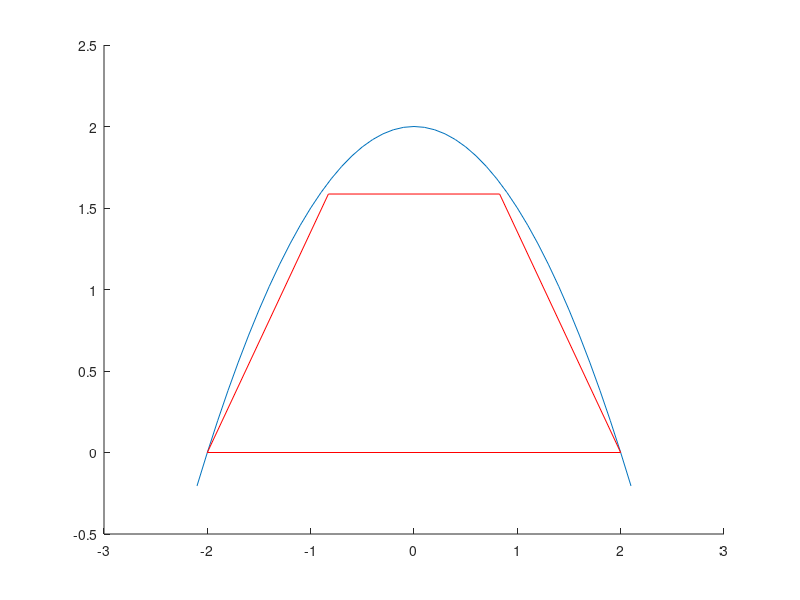

This chart was generated by the following MATLAB code:
%% Lab23 - optimalization labolatory, Pawel Drapiewski 29.05.2018 r.
%% Solve matura excercise of maximal tapeze area describe under y=2-1/2*x^2 function
% Solution made using KKT

clear all, close all;

% Solution is written on the paper. Attatched below.

B = [0.82842712 1.5857865]; 
x = -2.1:0.1:2.1;
y = 2 - 1/2 * x.^2;

figure (1)
hold on;
ylim([-0.5 2.5])
plot(x, y);
% draw trapeze bounds lines
plot([-B(1) B(1)], [B(2) B(2)], 'r')
plot([-2 -B(1)], [0 B(2)], 'r')
plot([2 B(1)], [0 B(2)], 'r')
plot([-2 2], [0 0], 'r')
%plot()
hold off;
fprintf("Coords of found B points are: x=%d y=%d\n", B(1), B(2));
